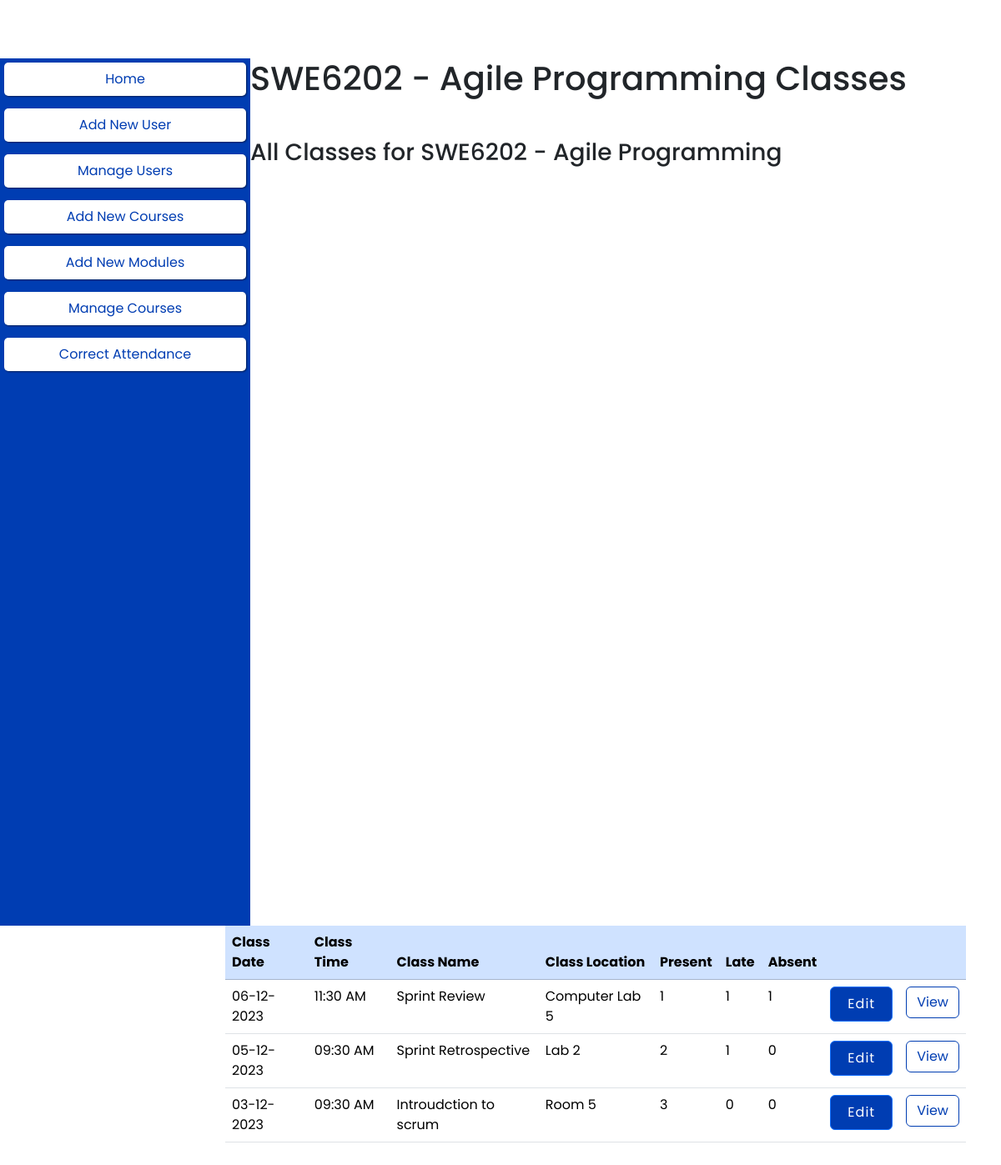
Screenshot of /pages/admin_view_class.php?module_id=1 with the database file from the repository.
### tables this page shows
CREATE TABLE `module` (
  `module_id` int(11) NOT NULL,
  `module_name` varchar(50) DEFAULT NULL,
  `module_course_id` int(11) NOT NULL,
  `module_tutor_id` int(11) DEFAULT NULL
);

CREATE TABLE `class` (
  `class_id` int(11) NOT NULL,
  `class_name` varchar(50) NOT NULL,
  `class_date` date NOT NULL,
  `class_time` time NOT NULL,
  `class_location` varchar(50) NOT NULL,
  `class_module_id` int(11) NOT NULL
);

### pages/admin_view_class.php (the view, shortened to what this page needs)
<!DOCTYPE html>
<html lang="en">
<head>
    <link rel="stylesheet" href="../inc/home.css">
    <link href="https://cdn.jsdelivr.net/npm/bootstrap@5.3.2/dist/css/bootstrap.min.css" rel="stylesheet">
    <?php
    if (isset($_GET["module_id"])) {
        require_once('..\inc\head.php'); ?>
</head>
<body>
        <?php require_once('..\inc\nav.php'); ?>
    <?php require_once('../inc/admin_sidebar.php');
    ?>
    <section class="container">
        <?php
        $module_id = $_GET["module_id"];
        $module_name = "";
        if ($result = mysqli_query($conn, "SELECT module_name from module where module_id=$module_id")) {
            $row = mysqli_fetch_assoc($result);
            $module_name = $row["module_name"];
        }
        ?>
        <h1 class="mb-5">
            <?php echo $module_name; ?> Classes
        </h1>
        <h3 class="mt-5">All Classes for <?php echo $module_name ?></h3>
        <table class="table">
            <thead>
                <tr class="table-primary">
                    <th scope="col">
                        Class Date
                    </th>
                    <th scope="col">
                        Class Time
                    </th>
                    <th scope="col">
                        Class Name
                    </th>
                    <th scope="col">
                        Class Location
                    </th>
                    <th scope="col">
                        Present
                    </th>
                    <th scope="col">
                        Late
                    </th>
                    <th scope="col">
                        Absent
                    </th>
                    <th scope="col">
                    </th>
                    <th scope="col">
                    </th>
                </tr>
            </thead>
            <tbody>
                <?php
                $select_query = "SELECT
                class.class_id,
                class.class_date,
                class.class_time,
                class.class_name,
                class.class_location,
                SUM(attendance_status='P') as present,
                SUM(attendance_status='L') as late,
                SUM(attendance_status='A') as absent,
                class.class_module_id
             FROM
             class
             JOIN
                 attendance
             WHERE attendance.attendance_class_id=class.class_id
             AND class.class_module_id=$module_id
             GROUP BY
                 attendance_class_id
             ORDER BY
                 class.class_date DESC;";
                $get_query = mysqli_query($conn, $select_query);
                if ($get_query) {
                    $result = mysqli_fetch_all($get_query);
                    foreach ($result as $attendance) {
                ?>
                        <tr>
                            <td>
                                <?php echo date('d-m-Y', strtotime($attendance[1])); ?>
                            </td>
                            <td>
                                <?php echo date('h:i A', strtotime($attendance[2])); ?>
                            </td>
                            <td>
                                <?php echo $attendance[3]; ?>
                            </td>
                            <td>
                                <?php echo $attendance[4]; ?>
                            </td>
                            <td>
                                <?php echo $attendance[5]; ?>
                            </td>
                            <td>
                                <?php echo $attendance[6]; ?>
                            </td>
                            <td>
                                <?php echo $attendance[7]; ?>
                            </td>
                            <td>
                                <a class="btn btn-primary" href="admin_edit_attendance.php?class_id=<?php echo $attendance[0] ?>">Edit</a>
                            </td>
                            <td>
                                <a class="btn btn-outline-primary" href="admin_view_attendance.php?class_id=<?php echo $attendance[0] ?>">View</a>
                            </td>
                        </tr>
            <?php
                    }
                }
            } else {
                header("Location:index.php");
            }
            ?>
            </tbody>
        </table>
    </section>
</body>
</html>

### inc/home.css (style rules this page uses)
* { margin: 0; padding: 0; box-sizing: border-box; font-family: "Poppins", sans-serif; }
body { background-color: white; }
.container { width: 100%; margin: auto; margin: 70px 70px 70px 70px; }

### inc/head.php (style rules this page uses)
* { margin: 0; padding: 0; box-sizing: border-box; font-family: "Poppins", sans-serif; }

### pages/admin_view_class.php (style rules this page uses)
.btn-outline-primary, .btn-outline-primary:active, .btn-outline-primary:visited { border-color: #003DB2 !important; color: #003DB2 !important; }
.btn-primary, .btn-primary:active, .btn-primary:visited { background-color: #003DB2 !important; }
.container { padding-left: 20%; }

### inc/nav.php (style rules this page uses)
.btn-primary { padding: 8px 20px 8px 20px; letter-spacing: 1px; }

### rows the page displays
module: module_name "SWE6202 - Agile Programming"
class: class_date "06-12-2023", class_time "11:30 AM", class_name "Sprint Review", class_location "Computer Lab 5", attendance "1"
class: class_date "05-12-2023", class_time "09:30 AM", class_name "Sprint Retrospective", class_location "Lab 2", attendance "2", attendance "1", attendance "0"
class: class_date "03-12-2023", class_time "09:30 AM", class_name "Introudction to scrum", class_location "Room 5", attendance "3", attendance "0"
